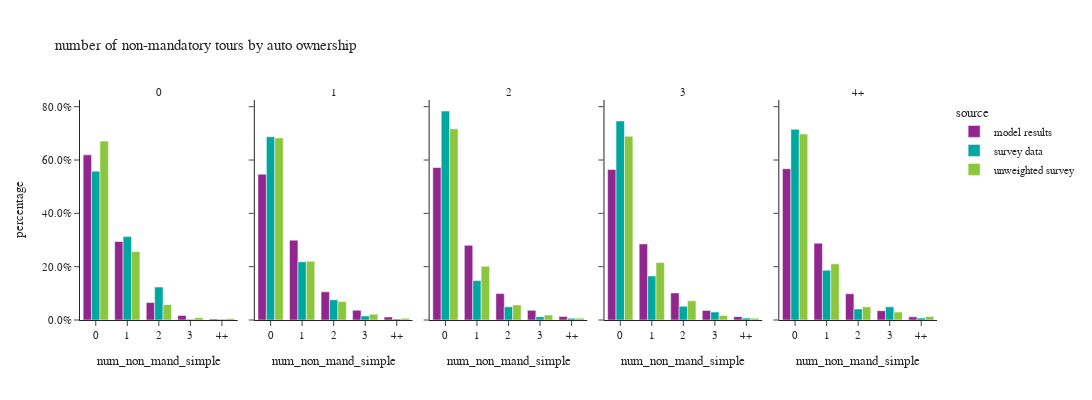

The notebook cell saved with this chart:
### Markdown cell above
- number of non-mandatory tours

### Code cell
df_1 = per_data.groupby(['source','auto_ownership_simple','num_non_mand_simple'])['hh_weight'].sum().reset_index()
df_1['percentage'] = df_1.groupby(['auto_ownership_simple','source'], group_keys=False)['hh_weight']. \
    apply(lambda x: x / float(x.sum()))

fig = px.bar(df_1, x="num_non_mand_simple", y="percentage", color="source",barmode="group",
             facet_col="auto_ownership_simple",
             title="number of non-mandatory tours by auto ownership")
fig.for_each_annotation(lambda a: a.update(text=a.text.split("=")[-1]))
fig.update_layout(height=400, width=1200)
fig.update_yaxes(tickformat=".1%")
fig.show()

### Figure 1 — Plotly figure (JSON) as saved in the notebook; plotly's stock layout.template omitted (floating-point values rounded to 4 significant figures)
{"data": [{"alignmentgroup": "True", "hovertemplate": "source=model results<br>auto_ownership_simple=0<br>num_non_mand_simple=%{x}<br>percentage=%{y}<extra></extra>", "legendgroup": "model results", "marker": {"color": "#91268F", "pattern": {"shape": ""}}, "name": "model results", "offsetgroup": "model results", "orientation": "v", "showlegend": true, "textposition": "auto", "type": "bar", "x": ["0", "1", "2", "3", "4+"], "xaxis": "x", "y": [0.6193, 0.2946, 0.06529, 0.01713, 0.003635], "yaxis": "y"}, {"alignmentgroup": "True", "hovertemplate": "source=model results<br>auto_ownership_simple=1<br>num_non_mand_simple=%{x}<br>percentage=%{y}<extra></extra>", "legendgroup": "model results", "marker": {"color": "#91268F", "pattern": {"shape": ""}}, "name": "model results", "offsetgroup": "model results", "orientation": "v", "showlegend": false, "textposition": "auto", "type": "bar", "x": ["0", "1", "2", "3", "4+"], "xaxis": "x2", "y": [0.5471, 0.2994, 0.1056, 0.03641, 0.01151], "yaxis": "y2"}, {"alignmentgroup": "True", "hovertemplate": "source=model results<br>auto_ownership_simple=2<br>num_non_mand_simple=%{x}<br>percentage=%{y}<extra></extra>", "legendgroup": "model results", "marker": {"color": "#91268F", "pattern": {"shape": ""}}, "name": "model results", "offsetgroup": "model results", "orientation": "v", "showlegend": false, "textposition": "auto", "type": "bar", "x": ["0", "1", "2", "3", "4+"], "xaxis": "x3", "y": [0.5719, 0.28, 0.099, 0.03617, 0.01297], "yaxis": "y3"}, {"alignmentgroup": "True", "hovertemplate": "source=model results<br>auto_ownership_simple=3<br>num_non_mand_simple=%{x}<br>percentage=%{y}<extra></extra>", "legendgroup": "model results", "marker": {"color": "#91268F", "pattern": {"shape": ""}}, "name": "model results", "offsetgroup": "model results", "orientation": "v", "showlegend": false, "textposition": "auto", "type": "bar", "x": ["0", "1", "2", "3", "4+"], "xaxis": "x4", "y": [0.5643, 0.2854, 0.1016, 0.03608, 0.01263], "yaxis": "y4"}, {"alignmentgroup": "True", "hovertemplate": "source=model results<br>auto_ownership_simple=4+<br>num_non_mand_simple=%{x}<br>percentage=%{y}<extra></extra>", "legendgroup": "model results", "marker": {"color": "#91268F", "pattern": {"shape": ""}}, "name": "model results", "offsetgroup": "model results", "orientation": "v", "showlegend": false, "textposition": "auto", "type": "bar", "x": ["0", "1", "2", "3", "4+"], "xaxis": "x5", "y": [0.567, 0.2879, 0.0984, 0.03488, 0.01176], "yaxis": "y5"}, {"alignmentgroup": "True", "hovertemplate": "source=survey data<br>auto_ownership_simple=0<br>num_non_mand_simple=%{x}<br>percentage=%{y}<extra></extra>", "legendgroup": "survey data", "marker": {"color": "#00A7A0", "pattern": {"shape": ""}}, "name": "survey data", "offsetgroup": "survey data", "orientation": "v", "showlegend": true, "textposition": "auto", "type": "bar", "x": ["0", "1", "2", "3", "4+"], "xaxis": "x", "y": [0.5579, 0.3129, 0.1233, 0.003109, 0.002824], "yaxis": "y"}, {"alignmentgroup": "True", "hovertemplate": "source=survey data<br>auto_ownership_simple=1<br>num_non_mand_simple=%{x}<br>percentage=%{y}<extra></extra>", "legendgroup": "survey data", "marker": {"color": "#00A7A0", "pattern": {"shape": ""}}, "name": "survey data", "offsetgroup": "survey data", "orientation": "v", "showlegend": false, "textposition": "auto", "type": "bar", "x": ["0", "1", "2", "3", "4+"], "xaxis": "x2", "y": [0.6873, 0.2181, 0.07571, 0.01484, 0.004051], "yaxis": "y2"}, {"alignmentgroup": "True", "hovertemplate": "source=survey data<br>auto_ownership_simple=2<br>num_non_mand_simple=%{x}<br>percentage=%{y}<extra></extra>", "legendgroup": "survey data", "marker": {"color": "#00A7A0", "pattern": {"shape": ""}}, "name": "survey data", "offsetgroup": "survey data", "orientation": "v", "showlegend": false, "textposition": "auto", "type": "bar", "x": ["0", "1", "2", "3", "4+"], "xaxis": "x3", "y": [0.7839, 0.1481, 0.04939, 0.01237, 0.006315], "yaxis": "y3"}, {"alignmentgroup": "True", "hovertemplate": "source=survey data<br>auto_ownership_simple=3<br>num_non_mand_simple=%{x}<br>percentage=%{y}<extra></extra>", "legendgroup": "survey data", "marker": {"color": "#00A7A0", "pattern": {"shape": ""}}, "name": "survey data", "offsetgroup": "survey data", "orientation": "v", "showlegend": false, "textposition": "auto", "type": "bar", "x": ["0", "1", "2", "3", "4+"], "xaxis": "x4", "y": [0.7467, 0.1649, 0.05159, 0.02976, 0.007097], "yaxis": "y4"}, {"alignmentgroup": "True", "hovertemplate": "source=survey data<br>auto_ownership_simple=4+<br>num_non_mand_simple=%{x}<br>percentage=%{y}<extra></extra>", "legendgroup": "survey data", "marker": {"color": "#00A7A0", "pattern": {"shape": ""}}, "name": "survey data", "offsetgroup": "survey data", "orientation": "v", "showlegend": false, "textposition": "auto", "type": "bar", "x": ["0", "1", "2", "3", "4+"], "xaxis": "x5", "y": [0.715, 0.187, 0.04133, 0.04939, 0.007266], "yaxis": "y5"}, {"alignmentgroup": "True", "hovertemplate": "source=unweighted survey<br>auto_ownership_simple=0<br>num_non_mand_simple=%{x}<br>percentage=%{y}<extra></extra>", "legendgroup": "unweighted survey", "marker": {"color": "#8CC63E", "pattern": {"shape": ""}}, "name": "unweighted survey", "offsetgroup": "unweighted survey", "orientation": "v", "showlegend": true, "textposition": "auto", "type": "bar", "x": ["0", "1", "2", "3", "4+"], "xaxis": "x", "y": [0.671, 0.2565, 0.05806, 0.008871, 0.005645], "yaxis": "y"}, {"alignmentgroup": "True", "hovertemplate": "source=unweighted survey<br>auto_ownership_simple=1<br>num_non_mand_simple=%{x}<br>percentage=%{y}<extra></extra>", "legendgroup": "unweighted survey", "marker": {"color": "#8CC63E", "pattern": {"shape": ""}}, "name": "unweighted survey", "offsetgroup": "unweighted survey", "orientation": "v", "showlegend": false, "textposition": "auto", "type": "bar", "x": ["0", "1", "2", "3", "4+"], "xaxis": "x2", "y": [0.6827, 0.2204, 0.06902, 0.02155, 0.006297], "yaxis": "y2"}, {"alignmentgroup": "True", "hovertemplate": "source=unweighted survey<br>auto_ownership_simple=2<br>num_non_mand_simple=%{x}<br>percentage=%{y}<extra></extra>", "legendgroup": "unweighted survey", "marker": {"color": "#8CC63E", "pattern": {"shape": ""}}, "name": "unweighted survey", "offsetgroup": "unweighted survey", "orientation": "v", "showlegend": false, "textposition": "auto", "type": "bar", "x": ["0", "1", "2", "3", "4+"], "xaxis": "x3", "y": [0.7173, 0.2011, 0.05638, 0.01851, 0.006732], "yaxis": "y3"}, {"alignmentgroup": "True", "hovertemplate": "source=unweighted survey<br>auto_ownership_simple=3<br>num_non_mand_simple=%{x}<br>percentage=%{y}<extra></extra>", "legendgroup": "unweighted survey", "marker": {"color": "#8CC63E", "pattern": {"shape": ""}}, "name": "unweighted survey", "offsetgroup": "unweighted survey", "orientation": "v", "showlegend": false, "textposition": "auto", "type": "bar", "x": ["0", "1", "2", "3", "4+"], "xaxis": "x4", "y": [0.6888, 0.2154, 0.07181, 0.01729, 0.006649], "yaxis": "y4"}, {"alignmentgroup": "True", "hovertemplate": "source=unweighted survey<br>auto_ownership_simple=4+<br>num_non_mand_simple=%{x}<br>percentage=%{y}<extra></extra>", "legendgroup": "unweighted survey", "marker": {"color": "#8CC63E", "pattern": {"shape": ""}}, "name": "unweighted survey", "offsetgroup": "unweighted survey", "orientation": "v", "showlegend": false, "textposition": "auto", "type": "bar", "x": ["0", "1", "2", "3", "4+"], "xaxis": "x5", "y": [0.6974, 0.2105, 0.04934, 0.02961, 0.01316], "yaxis": "y5"}], "layout": {"annotations": [{"font": {}, "showarrow": false, "text": "0", "x": 0.092, "xanchor": "center", "xref": "paper", "y": 1.0, "yanchor": "bottom", "yref": "paper"}, {"font": {}, "showarrow": false, "text": "1", "x": 0.296, "xanchor": "center", "xref": "paper", "y": 1.0, "yanchor": "bottom", "yref": "paper"}, {"font": {}, "showarrow": false, "text": "2", "x": 0.5, "xanchor": "center", "xref": "paper", "y": 1.0, "yanchor": "bottom", "yref": "paper"}, {"font": {}, "showarrow": false, "text": "3", "x": 0.704, "xanchor": "center", "xref": "paper", "y": 1.0, "yanchor": "bottom", "yref": "paper"}, {"font": {}, "showarrow": false, "text": "4+", "x": 0.908, "xanchor": "center", "xref": "paper", "y": 1.0, "yanchor": "bottom", "yref": "paper"}], "barmode": "group", "height": 400, "legend": {"title": {"text": "source"}, "tracegroupgap": 0}, "title": {"text": "number of non-mandatory tours by auto ownership"}, "width": 1200, "xaxis": {"anchor": "y", "domain": [0.0, 0.184], "title": {"text": "num_non_mand_simple"}}, "xaxis2": {"anchor": "y2", "domain": [0.204, 0.388], "matches": "x", "title": {"text": "num_non_mand_simple"}}, "xaxis3": {"anchor": "y3", "domain": [0.408, 0.592], "matches": "x", "title": {"text": "num_non_mand_simple"}}, "xaxis4": {"anchor": "y4", "domain": [0.612, 0.796], "matches": "x", "title": {"text": "num_non_mand_simple"}}, "xaxis5": {"anchor": "y5", "domain": [0.816, 1.0], "matches": "x", "title": {"text": "num_non_mand_simple"}}, "yaxis": {"anchor": "x", "domain": [0.0, 1.0], "tickformat": ".1%", "title": {"text": "percentage"}}, "yaxis2": {"anchor": "x2", "domain": [0.0, 1.0], "matches": "y", "showticklabels": false, "tickformat": ".1%"}, "yaxis3": {"anchor": "x3", "domain": [0.0, 1.0], "matches": "y", "showticklabels": false, "tickformat": ".1%"}, "yaxis4": {"anchor": "x4", "domain": [0.0, 1.0], "matches": "y", "showticklabels": false, "tickformat": ".1%"}, "yaxis5": {"anchor": "x5", "domain": [0.0, 1.0], "matches": "y", "showticklabels": false, "tickformat": ".1%"}}}
